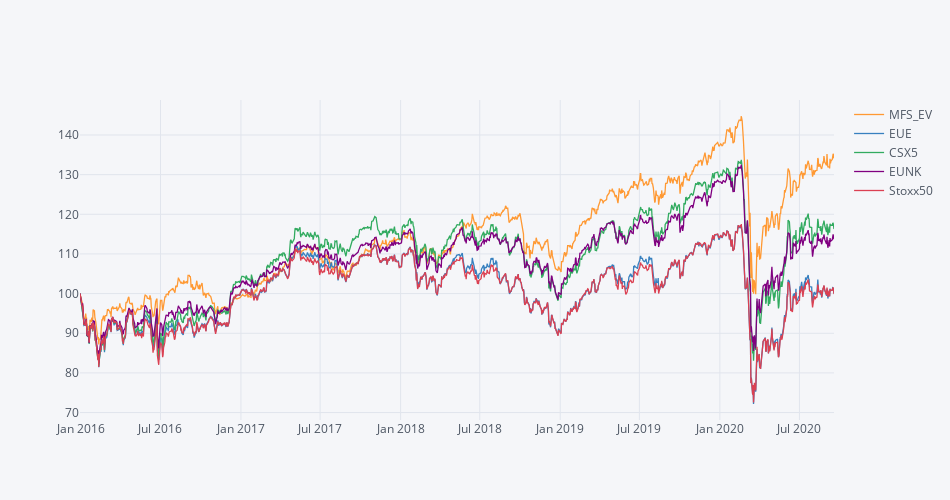

Notebook code for this chart:
### Code cell
fundos.iplot(dimensions=pl.dimensions)

### Figure 1 — Plotly figure (JSON) as saved in the notebook; plotly's stock layout.template omitted (floating-point values rounded to 4 significant figures; data arrays with more than 128 entries replaced by an {"elided": "..."} marker saying what was removed)
{"data": [{"line": {"color": "rgba(255, 153, 51, 1.0)", "dash": "solid", "shape": "linear", "width": 1.3}, "mode": "lines", "name": "MFS_EV", "text": "", "type": "scatter", "x": {"elided": "1147 str values"}, "y": {"elided": "1147 float values"}}, {"line": {"color": "rgba(55, 128, 191, 1.0)", "dash": "solid", "shape": "linear", "width": 1.3}, "mode": "lines", "name": "EUE", "text": "", "type": "scatter", "x": {"elided": "1147 str values"}, "y": {"elided": "1147 float values"}}, {"line": {"color": "rgba(50, 171, 96, 1.0)", "dash": "solid", "shape": "linear", "width": 1.3}, "mode": "lines", "name": "CSX5", "text": "", "type": "scatter", "x": {"elided": "1147 str values"}, "y": {"elided": "1147 float values"}}, {"line": {"color": "rgba(128, 0, 128, 1.0)", "dash": "solid", "shape": "linear", "width": 1.3}, "mode": "lines", "name": "EUNK", "text": "", "type": "scatter", "x": {"elided": "1147 str values"}, "y": {"elided": "1147 float values"}}, {"line": {"color": "rgba(219, 64, 82, 1.0)", "dash": "solid", "shape": "linear", "width": 1.3}, "mode": "lines", "name": "Stoxx50", "text": "", "type": "scatter", "x": {"elided": "1147 str values"}, "y": {"elided": "1147 float values"}}], "layout": {"height": 500, "legend": {"bgcolor": "#F5F6F9", "font": {"color": "#4D5663"}}, "paper_bgcolor": "#F5F6F9", "plot_bgcolor": "#F5F6F9", "title": {"font": {"color": "#4D5663"}}, "width": 950, "xaxis": {"autorange": true, "gridcolor": "#E1E5ED", "range": ["2015-12-30", "2020-09-18"], "showgrid": true, "tickfont": {"color": "#4D5663"}, "title": {"font": {"color": "#4D5663"}, "text": ""}, "type": "date", "zerolinecolor": "#E1E5ED"}, "yaxis": {"autorange": true, "gridcolor": "#E1E5ED", "range": [68.12, 148.8], "showgrid": true, "tickfont": {"color": "#4D5663"}, "title": {"font": {"color": "#4D5663"}, "text": ""}, "type": "linear", "zerolinecolor": "#E1E5ED"}}}
